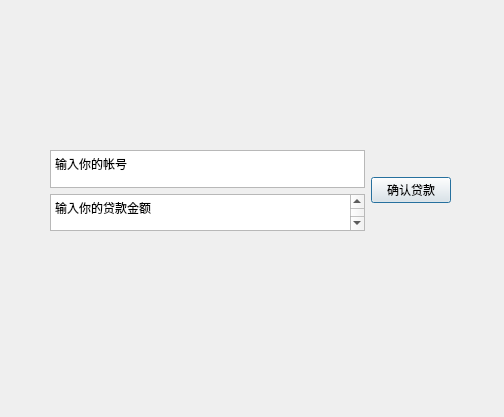
<?xml version="1.0" encoding="UTF-8"?>
<ui version="4.0">
 <class>DaiKuan_menu</class>
 <widget class="QDialog" name="DaiKuan_menu">
  <property name="geometry">
   <rect>
    <x>0</x>
    <y>0</y>
    <width>504</width>
    <height>417</height>
   </rect>
  </property>
  <property name="windowTitle">
   <string>账户贷款</string>
  </property>
  <widget class="QWidget" name="horizontalLayoutWidget">
   <property name="geometry">
    <rect>
     <x>50</x>
     <y>150</y>
     <width>401</width>
     <height>81</height>
    </rect>
   </property>
   <layout class="QHBoxLayout" name="horizontalLayout">
    <item>
     <layout class="QVBoxLayout" name="verticalLayout">
      <item>
       <widget class="QPlainTextEdit" name="DaiKuan_JinE">
        <property name="plainText">
         <string>输入你的帐号</string>
        </property>
       </widget>
      </item>
      <item>
       <widget class="QPlainTextEdit" name="DaiKuan_Hao">
        <property name="plainText">
         <string>输入你的贷款金额
</string>
        </property>
       </widget>
      </item>
     </layout>
    </item>
    <item>
     <widget class="QPushButton" name="Btn_DaiKuan">
      <property name="text">
       <string>确认贷款</string>
      </property>
     </widget>
    </item>
   </layout>
  </widget>
 </widget>
 <resources/>
 <connections/>
</ui>
